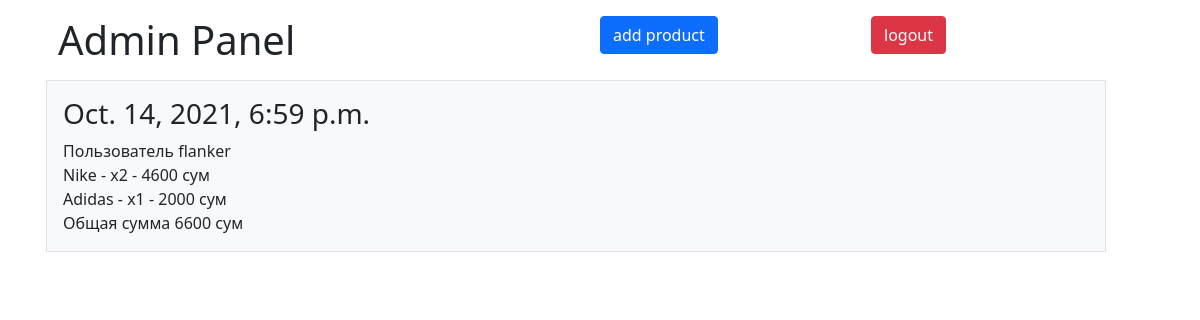
Page /myadmin/ (signed in) on the committed database.
### shopapp/models.py (models this page shows, shortened)
class Order(models.Model):
    customer = models.CharField(max_length=100)
    first_name = models.CharField(max_length=100)
    last_name = models.CharField(max_length=100)
    email = models.EmailField()
    phone = models.PositiveBigIntegerField()
    address = models.TextField()
    created = models.DateTimeField(auto_now_add=True)
    confirmation = models.BooleanField(default=False)
    completed = models.BooleanField(default=False)
    objects = models.Manager()
    class Meta:
        ordering = ('-created',)
        verbose_name = 'Заказ'
        verbose_name_plural = '4. Заказы'
    def get_total_price(self):
        return sum(item.total_price for item in self.items.all())
    def customer_order(self):
        a = [item.ordering() for item in self.items.all()]
        return a

class OrderItem(models.Model):
    order = models.ForeignKey(Order, on_delete=models.CASCADE, related_name="items")
    product = models.CharField(max_length=100)
    price = models.PositiveIntegerField()
    quantity = models.PositiveIntegerField(default=1)
    total_price = models.PositiveIntegerField()
    objects = models.Manager()
    def ordering(self):
        return '{} - x{} - {} сум'.format(self.product, self.quantity, self.total_price)

### myadmin/views.py (the view)
# urls.py: path('', views.index, name="myadmin"),
@login_required(login_url="myadmin:login_page")
def index(request):
    order1 = Order.objects.all()
    order2 = OrderItem.objects.all()
    context = {
        "order1": order1,
        "order2": order2,
    }
    return render(request, 'myadmin/dirs/index.html', context)

### myadmin/templates/myadmin/dirs/index.html (shortened to what this page needs)
{% extends 'myadmin/base.html' %}
{% block content %}
    <div class="row p-3">
        <div class="row d-flex justify-content-evenly">
            <div class="col-6">
                <h1>Admin Panel</h1>
            </div>
            <div class="col-3">
                <a href="{% url 'myadmin:add_product' %}"><button class="btn btn-primary">add product</button></a>
            </div>
            <div class="col-3">
                <a href="{% url 'myadmin:logout_page' %}"><button class="btn btn-danger">logout</button></a>
            </div>
        </div>
        <div class="row gx-5">
            {% for x in order1 %}
                <div class="p-3 border bg-light mt-2">
                    <div><h3>{{ x.created }}</h3></div>
                    <div>Пользователь {{ x.customer }}</div>
                    <div>{% for y in x.customer_order %}</div>
                        <div>{{ y }}</div>
                    <div>{% endfor %}</div>
                    <div>Общая сумма {{ x.get_total_price }} сум</div>
                </div>
            {% endfor %}
        </div>
        <div class="row mt-5 p-5">
        </div>
    </div>
{% endblock %}

### rows in the picture
Order: created "Oct. 14, 2021, 6:59 p.m.", customer "flanker", customer_order "Nike - x2 - 4600 сум" "Adidas - x1 - 2000 сум", get_total_price "6600"
